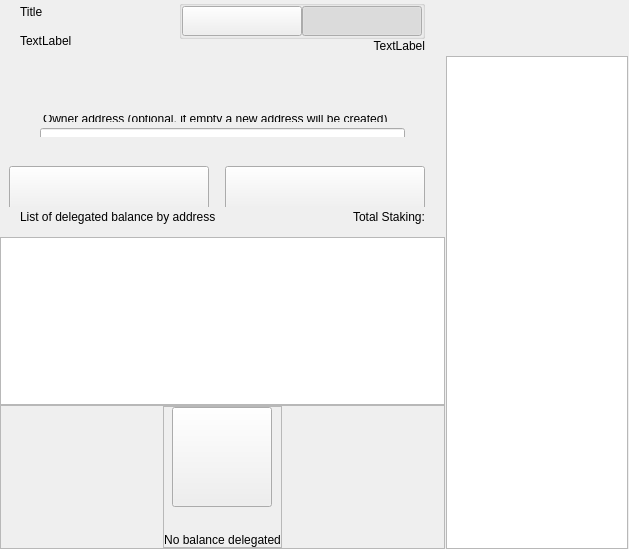
<?xml version="1.0" encoding="UTF-8"?>
<ui version="4.0">
 <class>ColdStakingWidget</class>
 <widget class="QWidget" name="ColdStakingWidget">
  <property name="geometry">
   <rect>
    <x>0</x>
    <y>0</y>
    <width>629</width>
    <height>549</height>
   </rect>
  </property>
  <property name="windowTitle">
   <string>Form</string>
  </property>
  <layout class="QHBoxLayout" name="horizontalLayout_1" stretch="2,1">
   <property name="spacing">
    <number>0</number>
   </property>
   <property name="leftMargin">
    <number>0</number>
   </property>
   <property name="topMargin">
    <number>0</number>
   </property>
   <property name="rightMargin">
    <number>0</number>
   </property>
   <property name="bottomMargin">
    <number>0</number>
   </property>
   <item>
    <widget class="QWidget" name="left" native="true">
     <layout class="QVBoxLayout" name="verticalLayout_3">
      <property name="leftMargin">
       <number>0</number>
      </property>
      <property name="topMargin">
       <number>0</number>
      </property>
      <property name="rightMargin">
       <number>0</number>
      </property>
      <property name="bottomMargin">
       <number>0</number>
      </property>
      <item>
       <layout class="QVBoxLayout" name="verticalLayout_2">
        <property name="spacing">
         <number>0</number>
        </property>
        <item>
         <layout class="QVBoxLayout" name="verticalLayoutTop">
          <property name="spacing">
           <number>0</number>
          </property>
          <property name="leftMargin">
           <number>20</number>
          </property>
          <property name="rightMargin">
           <number>20</number>
          </property>
          <item>
           <widget class="QWidget" name="containerTitle" native="true">
            <property name="sizePolicy">
             <sizepolicy hsizetype="Preferred" vsizetype="Minimum">
              <horstretch>0</horstretch>
              <verstretch>0</verstretch>
             </sizepolicy>
            </property>
            <property name="maximumSize">
             <size>
              <width>16777215</width>
              <height>100</height>
             </size>
            </property>
            <layout class="QHBoxLayout" name="containerTitleLayout">
             <property name="spacing">
              <number>0</number>
             </property>
             <property name="leftMargin">
              <number>0</number>
             </property>
             <property name="topMargin">
              <number>0</number>
             </property>
             <property name="rightMargin">
              <number>0</number>
             </property>
             <property name="bottomMargin">
              <number>0</number>
             </property>
             <item>
              <layout class="QVBoxLayout" name="verticalLayout11">
               <property name="spacing">
                <number>5</number>
               </property>
               <item>
                <widget class="QLabel" name="labelTitle">
                 <property name="text">
                  <string>Title</string>
                 </property>
                </widget>
               </item>
               <item>
                <widget class="QLabel" name="labelSubtitle1">
                 <property name="maximumSize">
                  <size>
                   <width>16777215</width>
                   <height>16777215</height>
                  </size>
                 </property>
                 <property name="text">
                  <string>TextLabel</string>
                 </property>
                </widget>
               </item>
              </layout>
             </item>
             <item>
              <spacer name="horizontalSpacer">
               <property name="orientation">
                <enum>Qt::Horizontal</enum>
               </property>
               <property name="sizeHint" stdset="0">
                <size>
                 <width>40</width>
                 <height>20</height>
                </size>
               </property>
              </spacer>
             </item>
             <item>
              <widget class="QWidget" name="containerViewPrivacyChecks" native="true">
               <layout class="QVBoxLayout" name="containerPrivacyChecks">
                <property name="spacing">
                 <number>0</number>
                </property>
                <property name="leftMargin">
                 <number>0</number>
                </property>
                <property name="topMargin">
                 <number>0</number>
                </property>
                <property name="rightMargin">
                 <number>0</number>
                </property>
                <property name="bottomMargin">
                 <number>0</number>
                </property>
                <item alignment="Qt::AlignHCenter|Qt::AlignVCenter">
                 <widget class="QGroupBox" name="groupBox">
                  <property name="title">
                   <string/>
                  </property>
                  <layout class="QHBoxLayout" name="horizontalLayout_2_1">
                   <property name="spacing">
                    <number>0</number>
                   </property>
                   <property name="leftMargin">
                    <number>0</number>
                   </property>
                   <property name="topMargin">
                    <number>0</number>
                   </property>
                   <property name="rightMargin">
                    <number>0</number>
                   </property>
                   <property name="bottomMargin">
                    <number>0</number>
                   </property>
                   <item>
                    <widget class="QPushButton" name="pushLeft">
                     <property name="minimumSize">
                      <size>
                       <width>120</width>
                       <height>30</height>
                      </size>
                     </property>
                     <property name="maximumSize">
                      <size>
                       <width>120</width>
                       <height>30</height>
                      </size>
                     </property>
                     <property name="focusPolicy">
                      <enum>Qt::NoFocus</enum>
                     </property>
                     <property name="text">
                      <string/>
                     </property>
                     <property name="checkable">
                      <bool>true</bool>
                     </property>
                     <property name="autoExclusive">
                      <bool>true</bool>
                     </property>
                    </widget>
                   </item>
                   <item>
                    <widget class="QPushButton" name="pushRight">
                     <property name="minimumSize">
                      <size>
                       <width>120</width>
                       <height>30</height>
                      </size>
                     </property>
                     <property name="maximumSize">
                      <size>
                       <width>120</width>
                       <height>30</height>
                      </size>
                     </property>
                     <property name="focusPolicy">
                      <enum>Qt::NoFocus</enum>
                     </property>
                     <property name="text">
                      <string/>
                     </property>
                     <property name="checkable">
                      <bool>true</bool>
                     </property>
                     <property name="checked">
                      <bool>true</bool>
                     </property>
                     <property name="autoExclusive">
                      <bool>true</bool>
                     </property>
                    </widget>
                   </item>
                  </layout>
                 </widget>
                </item>
                <item alignment="Qt::AlignTop">
                 <widget class="QLabel" name="labelSubtitle2">
                  <property name="text">
                   <string>TextLabel</string>
                  </property>
                  <property name="alignment">
                   <set>Qt::AlignRight|Qt::AlignTrailing|Qt::AlignVCenter</set>
                  </property>
                 </widget>
                </item>
               </layout>
              </widget>
             </item>
            </layout>
           </widget>
          </item>
          <item>
           <spacer name="verticalSpacer_2">
            <property name="orientation">
             <enum>Qt::Vertical</enum>
            </property>
            <property name="sizeType">
             <enum>QSizePolicy::Fixed</enum>
            </property>
            <property name="sizeHint" stdset="0">
             <size>
              <width>20</width>
              <height>30</height>
             </size>
            </property>
           </spacer>
          </item>
          <item>
           <widget class="QWidget" name="containerSend" native="true">
            <property name="minimumSize">
             <size>
              <width>0</width>
              <height>50</height>
             </size>
            </property>
            <layout class="QVBoxLayout" name="containerSendRow">
             <property name="spacing">
              <number>6</number>
             </property>
             <property name="leftMargin">
              <number>0</number>
             </property>
             <property name="topMargin">
              <number>0</number>
             </property>
             <property name="rightMargin">
              <number>0</number>
             </property>
             <property name="bottomMargin">
              <number>0</number>
             </property>
             <item>
              <widget class="QLabel" name="labelEditTitle">
               <property name="maximumSize">
                <size>
                 <width>16777215</width>
                 <height>30</height>
                </size>
               </property>
               <property name="styleSheet">
                <string notr="true">padding-left:20px; padding-bottom:3px;</string>
               </property>
               <property name="text">
                <string/>
               </property>
              </widget>
             </item>
             <item>
              <spacer name="verticalSpacer_6">
               <property name="orientation">
                <enum>Qt::Vertical</enum>
               </property>
               <property name="sizeType">
                <enum>QSizePolicy::Fixed</enum>
               </property>
               <property name="sizeHint" stdset="0">
                <size>
                 <width>20</width>
                 <height>9</height>
                </size>
               </property>
              </spacer>
             </item>
             <item>
              <widget class="QWidget" name="containerOwner" native="true">
               <layout class="QVBoxLayout" name="vContainerOwner">
                <property name="spacing">
                 <number>4</number>
                </property>
                <property name="leftMargin">
                 <number>20</number>
                </property>
                <property name="topMargin">
                 <number>0</number>
                </property>
                <property name="rightMargin">
                 <number>20</number>
                </property>
                <property name="bottomMargin">
                 <number>0</number>
                </property>
                <item>
                 <widget class="QLabel" name="labelSubtitleDescription">
                  <property name="maximumSize">
                   <size>
                    <width>16777215</width>
                    <height>20</height>
                   </size>
                  </property>
                  <property name="styleSheet">
                   <string notr="true">margin-bottom:2px;
                   margin-left:0.05px;
                   padding:0px;</string>
                  </property>
                  <property name="text">
                   <string>Owner address (optional, if empty a new address will be created)</string>
                  </property>
                 </widget>
                </item>
                <item>
                 <widget class="QLineEdit" name="lineEditOwnerAddress">
                  <property name="minimumSize">
                   <size>
                    <width>0</width>
                    <height>50</height>
                   </size>
                  </property>
                  <property name="maximumSize">
                   <size>
                    <width>16777215</width>
                    <height>50</height>
                   </size>
                  </property>
                  <property name="styleSheet">
                   <string notr="true"/>
                  </property>
                 </widget>
                </item>
               </layout>
              </widget>
             </item>
            </layout>
           </widget>
          </item>
         </layout>
        </item>
        <item>
         <spacer name="verticalSpacer_3">
          <property name="orientation">
           <enum>Qt::Vertical</enum>
          </property>
          <property name="sizeType">
           <enum>QSizePolicy::Minimum</enum>
          </property>
          <property name="sizeHint" stdset="0">
           <size>
            <width>20</width>
            <height>20</height>
           </size>
          </property>
         </spacer>
        </item>
        <item>
         <widget class="QWidget" name="containerBtn" native="true">
          <property name="minimumSize">
           <size>
            <width>0</width>
            <height>50</height>
           </size>
          </property>
          <layout class="QHBoxLayout" name="horizontalLayout">
           <property name="rightMargin">
            <number>20</number>
           </property>
           <item>
            <spacer name="horizontalSpacer_2">
             <property name="orientation">
              <enum>Qt::Horizontal</enum>
             </property>
             <property name="sizeHint" stdset="0">
              <size>
               <width>200</width>
               <height>20</height>
              </size>
             </property>
            </spacer>
           </item>
           <item>
            <layout class="QHBoxLayout" name="horizontalLayout_7">
             <item>
              <spacer name="horizontalSpacer_3">
               <property name="orientation">
                <enum>Qt::Horizontal</enum>
               </property>
               <property name="sizeType">
                <enum>QSizePolicy::Expanding</enum>
               </property>
               <property name="sizeHint" stdset="0">
                <size>
                 <width>40</width>
                 <height>20</height>
                </size>
               </property>
              </spacer>
             </item>
             <item>
              <widget class="QPushButton" name="pushButtonClear">
               <property name="minimumSize">
                <size>
                 <width>200</width>
                 <height>50</height>
                </size>
               </property>
               <property name="focusPolicy">
                <enum>Qt::NoFocus</enum>
               </property>
               <property name="text">
                <string/>
               </property>
              </widget>
             </item>
             <item>
              <spacer name="horizontalSpacer_4">
               <property name="orientation">
                <enum>Qt::Horizontal</enum>
               </property>
               <property name="sizeType">
                <enum>QSizePolicy::Fixed</enum>
               </property>
               <property name="sizeHint" stdset="0">
                <size>
                 <width>10</width>
                 <height>20</height>
                </size>
               </property>
              </spacer>
             </item>
             <item>
              <widget class="QPushButton" name="pushButtonSend">
               <property name="minimumSize">
                <size>
                 <width>200</width>
                 <height>50</height>
                </size>
               </property>
               <property name="maximumSize">
                <size>
                 <width>200</width>
                 <height>50</height>
                </size>
               </property>
               <property name="focusPolicy">
                <enum>Qt::NoFocus</enum>
               </property>
               <property name="text">
                <string/>
               </property>
              </widget>
             </item>
            </layout>
           </item>
          </layout>
         </widget>
        </item>
        <item>
         <widget class="QWidget" name="containerHistoryLabel" native="true">
          <layout class="QHBoxLayout" name="horizontalLayout_4">
           <property name="spacing">
            <number>0</number>
           </property>
           <property name="leftMargin">
            <number>20</number>
           </property>
           <property name="topMargin">
            <number>0</number>
           </property>
           <property name="rightMargin">
            <number>20</number>
           </property>
           <property name="bottomMargin">
            <number>0</number>
           </property>
           <item>
            <widget class="QWidget" name="verticalWidget" native="true">
             <property name="minimumSize">
              <size>
               <width>100</width>
               <height>0</height>
              </size>
             </property>
             <layout class="QVBoxLayout" name="verticalLayout_58">
              <property name="leftMargin">
               <number>0</number>
              </property>
              <property name="topMargin">
               <number>0</number>
              </property>
              <property name="rightMargin">
               <number>0</number>
              </property>
              <property name="bottomMargin">
               <number>0</number>
              </property>
              <item>
               <widget class="QLabel" name="labelListHistory">
                <property name="text">
                 <string>List of delegated balance by address</string>
                </property>
               </widget>
              </item>
             </layout>
            </widget>
           </item>
           <item>
            <spacer name="horizontalSpacer_5">
             <property name="orientation">
              <enum>Qt::Horizontal</enum>
             </property>
             <property name="sizeHint" stdset="0">
              <size>
               <width>40</width>
               <height>20</height>
              </size>
             </property>
            </spacer>
           </item>
           <item>
            <widget class="QLabel" name="labelStakingTotal">
             <property name="text">
              <string>Total Staking:</string>
             </property>
            </widget>
           </item>
          </layout>
         </widget>
        </item>
        <item>
         <layout class="QVBoxLayout" name="verticalLayout_64">
          <property name="spacing">
           <number>0</number>
          </property>
          <item>
           <spacer name="verticalSpacer_44">
            <property name="orientation">
             <enum>Qt::Vertical</enum>
            </property>
            <property name="sizeType">
             <enum>QSizePolicy::Fixed</enum>
            </property>
            <property name="sizeHint" stdset="0">
             <size>
              <width>20</width>
              <height>10</height>
             </size>
            </property>
           </spacer>
          </item>
          <item>
           <widget class="QListView" name="listView">
            <property name="enabled">
             <bool>true</bool>
            </property>
            <property name="mouseTracking">
             <bool>true</bool>
            </property>
           </widget>
          </item>
          <item>
           <widget class="QFrame" name="emptyContainer">
            <property name="minimumSize">
             <size>
              <width>0</width>
              <height>100</height>
             </size>
            </property>
            <property name="frameShape">
             <enum>QFrame::StyledPanel</enum>
            </property>
            <property name="frameShadow">
             <enum>QFrame::Raised</enum>
            </property>
            <layout class="QVBoxLayout" name="verticalLayout_71" stretch="1,8">
             <property name="spacing">
              <number>0</number>
             </property>
             <property name="leftMargin">
              <number>0</number>
             </property>
             <property name="topMargin">
              <number>0</number>
             </property>
             <property name="rightMargin">
              <number>0</number>
             </property>
             <property name="bottomMargin">
              <number>0</number>
             </property>
             <item>
              <spacer name="verticalSpacer">
               <property name="orientation">
                <enum>Qt::Vertical</enum>
               </property>
               <property name="sizeHint" stdset="0">
                <size>
                 <width>20</width>
                 <height>20</height>
                </size>
               </property>
              </spacer>
             </item>
             <item alignment="Qt::AlignHCenter|Qt::AlignVCenter">
              <widget class="QFrame" name="emptyScreen">
               <property name="sizePolicy">
                <sizepolicy hsizetype="Expanding" vsizetype="Expanding">
                 <horstretch>0</horstretch>
                 <verstretch>0</verstretch>
                </sizepolicy>
               </property>
               <property name="frameShape">
                <enum>QFrame::StyledPanel</enum>
               </property>
               <property name="frameShadow">
                <enum>QFrame::Raised</enum>
               </property>
               <layout class="QVBoxLayout" name="verticalLayout">
                <property name="spacing">
                 <number>30</number>
                </property>
                <property name="leftMargin">
                 <number>0</number>
                </property>
                <property name="topMargin">
                 <number>0</number>
                </property>
                <property name="rightMargin">
                 <number>0</number>
                </property>
                <property name="bottomMargin">
                 <number>0</number>
                </property>
                <item alignment="Qt::AlignHCenter|Qt::AlignVCenter">
                 <widget class="QPushButton" name="pushImgEmpty">
                  <property name="minimumSize">
                   <size>
                    <width>100</width>
                    <height>100</height>
                   </size>
                  </property>
                  <property name="maximumSize">
                   <size>
                    <width>100</width>
                    <height>100</height>
                   </size>
                  </property>
                  <property name="focusPolicy">
                   <enum>Qt::NoFocus</enum>
                  </property>
                  <property name="text">
                   <string/>
                  </property>
                  <property name="iconSize">
                   <size>
                    <width>100</width>
                    <height>100</height>
                   </size>
                  </property>
                 </widget>
                </item>
                <item alignment="Qt::AlignHCenter|Qt::AlignVCenter">
                 <widget class="QLabel" name="labelEmpty">
                  <property name="styleSheet">
                   <string notr="true"/>
                  </property>
                  <property name="text">
                   <string>No balance delegated</string>
                  </property>
                  <property name="alignment">
                   <set>Qt::AlignCenter</set>
                  </property>
                 </widget>
                </item>
               </layout>
              </widget>
             </item>
            </layout>
           </widget>
          </item>
         </layout>
        </item>
       </layout>
      </item>
     </layout>
    </widget>
   </item>
   <item>
    <widget class="QWidget" name="right" native="true">
     <layout class="QVBoxLayout" name="rightContainer">
      <property name="leftMargin">
       <number>1</number>
      </property>
      <property name="topMargin">
       <number>0</number>
      </property>
      <property name="rightMargin">
       <number>1</number>
      </property>
      <property name="bottomMargin">
       <number>0</number>
      </property>
      <item>
       <widget class="QWidget" name="containerRightButtons" native="true">
        <property name="minimumSize">
         <size>
          <width>0</width>
          <height>50</height>
         </size>
        </property>
        <layout class="QVBoxLayout" name="verticalLayout_4">
         <property name="leftMargin">
          <number>19</number>
         </property>
         <property name="topMargin">
          <number>0</number>
         </property>
         <property name="rightMargin">
          <number>19</number>
         </property>
         <item>
          <widget class="OptionButton" name="btnCoinControl" native="true">
           <property name="minimumSize">
            <size>
             <width>0</width>
             <height>0</height>
            </size>
           </property>
          </widget>
         </item>
         <item>
          <widget class="OptionButton" name="btnColdStaking" native="true"/>
         </item>
         <item>
          <widget class="OptionButton" name="btnMyStakingAddresses" native="true">
           <property name="sizePolicy">
            <sizepolicy hsizetype="Preferred" vsizetype="Minimum">
             <horstretch>0</horstretch>
             <verstretch>0</verstretch>
            </sizepolicy>
           </property>
          </widget>
         </item>
        </layout>
       </widget>
      </item>
      <item>
       <widget class="QListView" name="listViewStakingAddress">
        <property name="enabled">
         <bool>true</bool>
        </property>
        <property name="mouseTracking">
         <bool>true</bool>
        </property>
       </widget>
      </item>
     </layout>
    </widget>
   </item>
  </layout>
 </widget>
 <customwidgets>
  <customwidget>
   <class>OptionButton</class>
   <extends>QWidget</extends>
   <header>qt/cerebellum/optionbutton.h</header>
   <container>1</container>
  </customwidget>
 </customwidgets>
 <resources/>
 <connections/>
</ui>
